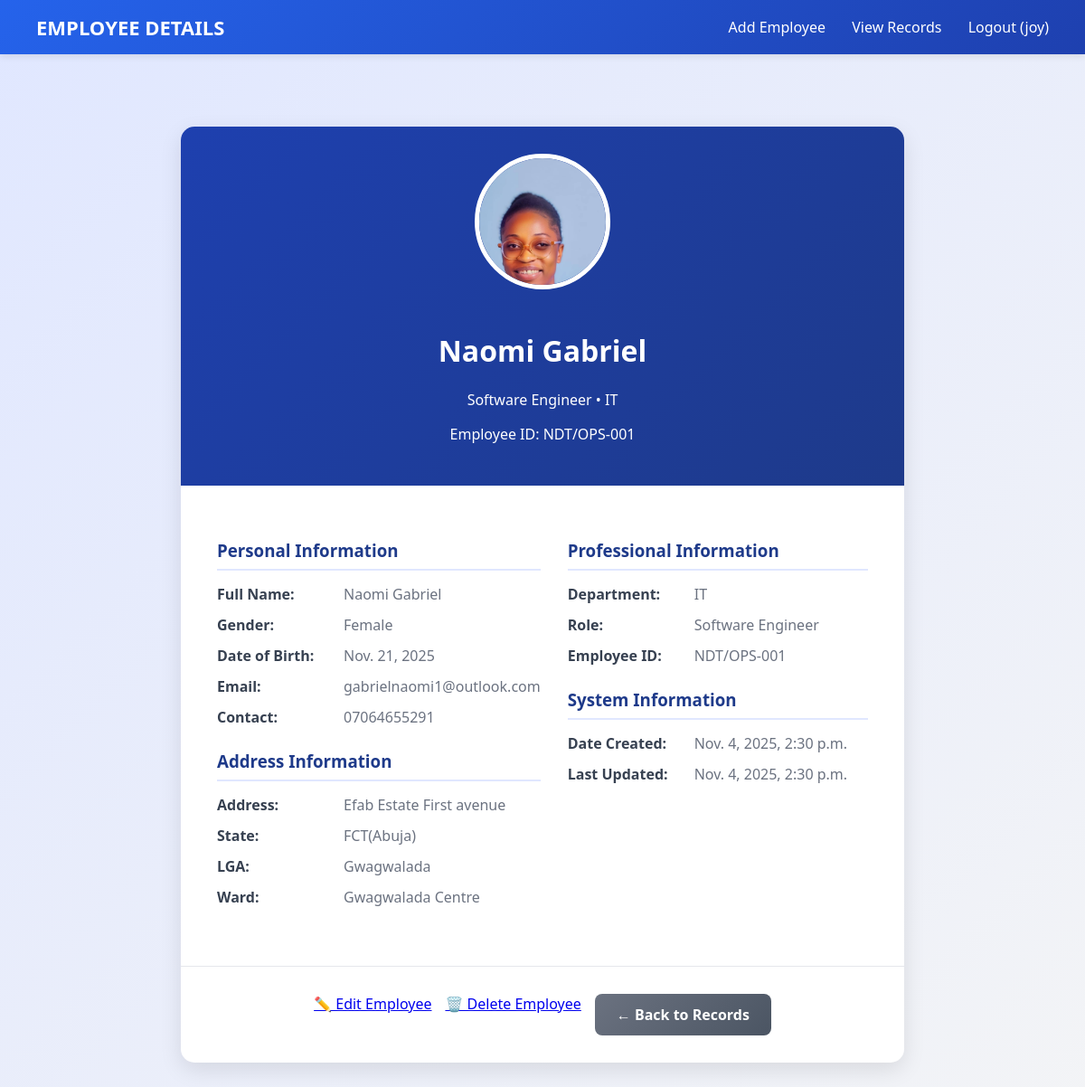
Before: /employee/view/5/ (signed in) with the older database file.
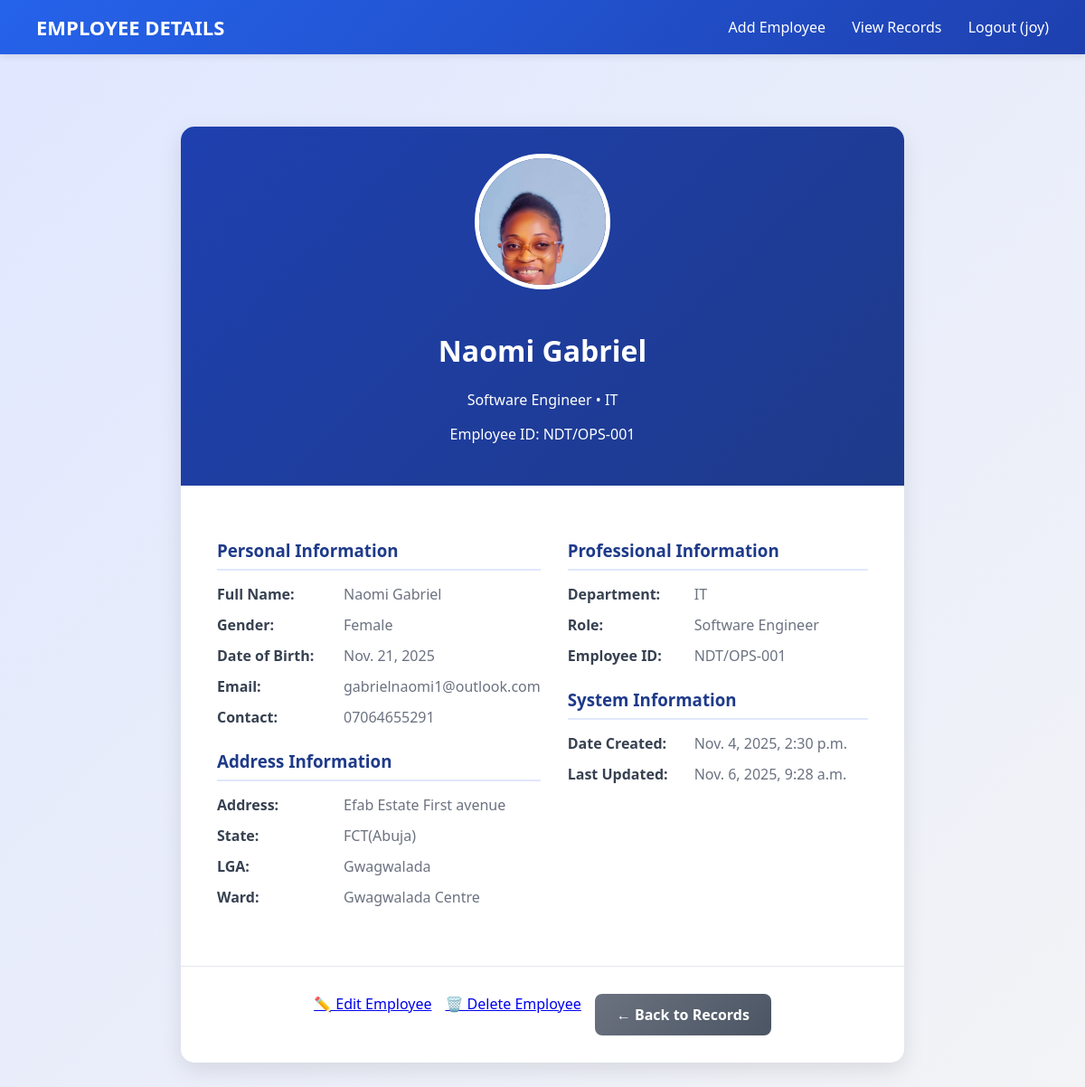
After: the same page with the newer database file.
### employees/models.py (models this page shows, shortened)
class Employee(models.Model):
    first_name = models.CharField(max_length=100)
    surname = models.CharField(max_length=100)  # Changed from last_name to match form
    other_name = models.CharField(max_length=100, blank=True, null=True)
    employee_id = models.CharField(max_length=50, unique=True)  # NEW field
    email = models.EmailField(unique=True)
    contact_number = models.CharField(max_length=20)  # NEW field
    date_of_birth = models.DateField()
    address = models.TextField()  # NEW field
    GENDER_CHOICES = [
        ('Male', 'Male'),
        ('Female', 'Female'),
    ]
    gender = models.CharField(max_length=10, choices=GENDER_CHOICES)
    state = models.CharField(max_length=100)
    lga = models.CharField(max_length=100)  # Local Government Area
    ward = models.CharField(max_length=100)
    department = models.CharField(max_length=100)
    role = models.CharField(max_length=100)
    profile_picture = models.ImageField(
        upload_to='profile_pictures/',
        blank=True,
        null=True,
        verbose_name='Profile Picture'
    )
    created_at = models.DateTimeField(auto_now_add=True)
    updated_at = models.DateTimeField(auto_now=True)
    class Meta:
        db_table = 'employees'
        ordering = ['-created_at']  # Newest records first by default

### employees/views.py (the view)
    def _wrapped_view(request, *args, **kwargs):
        if not request.user.is_superuser:
            return redirect('access_denied')
        return view_func(request, *args, **kwargs)

### employees/views.py (called while the page is built)
def superuser_required(view_func):
    def _wrapped_view(request, *args, **kwargs):
        if not request.user.is_superuser:
            return redirect('access_denied')
        return view_func(request, *args, **kwargs)
    return _wrapped_view

@login_required
@superuser_required
def view_employee(request, employee_id):
    employee = get_object_or_404(Employee, id=employee_id)
    return render(request, 'employees/view_employee.html', {'employee': employee})

### employees/templates/employees/view_employee.html (shortened to what the changed rows need)
<!DOCTYPE html>
<html lang="en">
<head>
    {% load static %}
    <link rel="stylesheet" href="{% static 'css/form.css' %}">
</head>
<body>
    <header class="navbar">
        <h1>EMPLOYEE DETAILS</h1>
    </header>
    <main>
        <div class="employee-details">
            <div class="employee-header">
                {% if employee.profile_picture %}
                    <img src="{{ employee.profile_picture.url }}" alt="Profile Picture" class="profile-picture-large">
                {% else %}
                    <div class="no-image-large">No Image</div>
                {% endif %}
                <h1>{{ employee.first_name }} {{ employee.surname }}</h1>
                <p>{{ employee.role }} • {{ employee.department }}</p>
                <p>Employee ID: {{ employee.employee_id }}</p>
            </div>
            <div class="details-grid">
                <div class="personal-info">
                    <div class="detail-section">
                        <div class="detail-item">
                            <span class="detail-label">Full Name:</span>
                            <span class="detail-value">{{ employee.first_name }} {{ employee.surname }} {% if employee.other_name %}({{ employee.other_name }}){% endif %}</span>
                        </div>
                        <div class="detail-item">
                            <span class="detail-label">Gender:</span>
                            <span class="detail-value">{{ employee.gender }}</span>
                        </div>
                        <div class="detail-item">
                            <span class="detail-label">Date of Birth:</span>
                            <span class="detail-value">{{ employee.date_of_birth }}</span>
                        </div>
                        <div class="detail-item">
                            <span class="detail-label">Email:</span>
                            <span class="detail-value">{{ employee.email }}</span>
                        </div>
                        <div class="detail-item">
                            <span class="detail-label">Contact:</span>
                            <span class="detail-value">{{ employee.contact_number }}</span>
                        </div>
                    </div>
                    <div class="detail-section">
                        <div class="detail-item">
                            <span class="detail-label">Address:</span>
                            <span class="detail-value">{{ employee.address }}</span>
                        </div>
                        <div class="detail-item">
                            <span class="detail-label">State:</span>
                            <span class="detail-value">{{ employee.state }}</span>
                        </div>
                        <div class="detail-item">
                            <span class="detail-label">LGA:</span>
                            <span class="detail-value">{{ employee.lga }}</span>
                        </div>
                        <div class="detail-item">
                            <span class="detail-label">Ward:</span>
                            <span class="detail-value">{{ employee.ward }}</span>
                        </div>
                    </div>
                </div>
                <div class="professional-info">
                    <div class="detail-section">
                        <div class="detail-item">
                            <span class="detail-label">Department:</span>
                            <span class="detail-value">{{ employee.department }}</span>
                        </div>
                        <div class="detail-item">
                            <span class="detail-label">Role:</span>
                            <span class="detail-value">{{ employee.role }}</span>
                        </div>
                        <div class="detail-item">
                            <span class="detail-label">Employee ID:</span>
                            <span class="detail-value">{{ employee.employee_id }}</span>
                        </div>
                    </div>
                    <div class="detail-section">
                        <div class="detail-item">
                            <span class="detail-label">Date Created:</span>
                            <span class="detail-value">{{ employee.created_at }}</span>
                        </div>
                        <div class="detail-item">
                            <span class="detail-label">Last Updated:</span>
                            <span class="detail-value">{{ employee.updated_at }}</span>
                        </div>
                    </div>
                </div>
            </div>
        </div>
    </main>
</body>
</html>

Changed rows visible on the page:
changed Employee "Naomi": updated_at "Nov. 4, 2025, 2:30 p.m." → "Nov. 6, 2025, 9:28 a.m."
